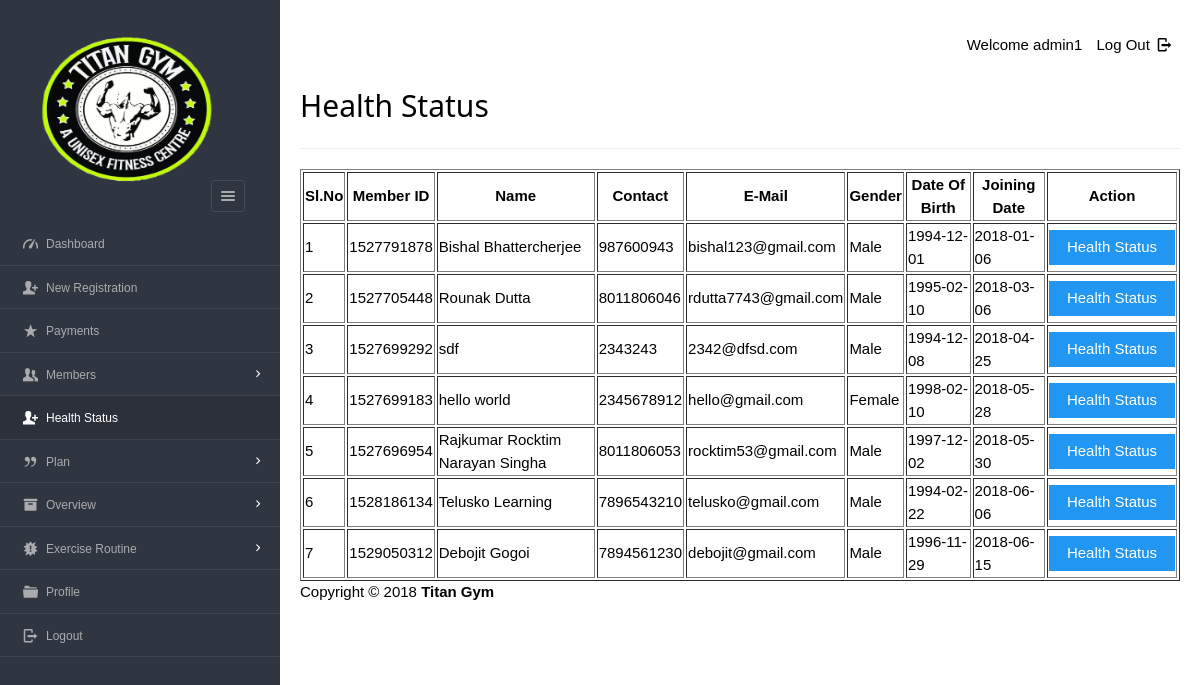
Page /Files/dashboard/admin/new_health_status.php (signed in) on the earlier database version.
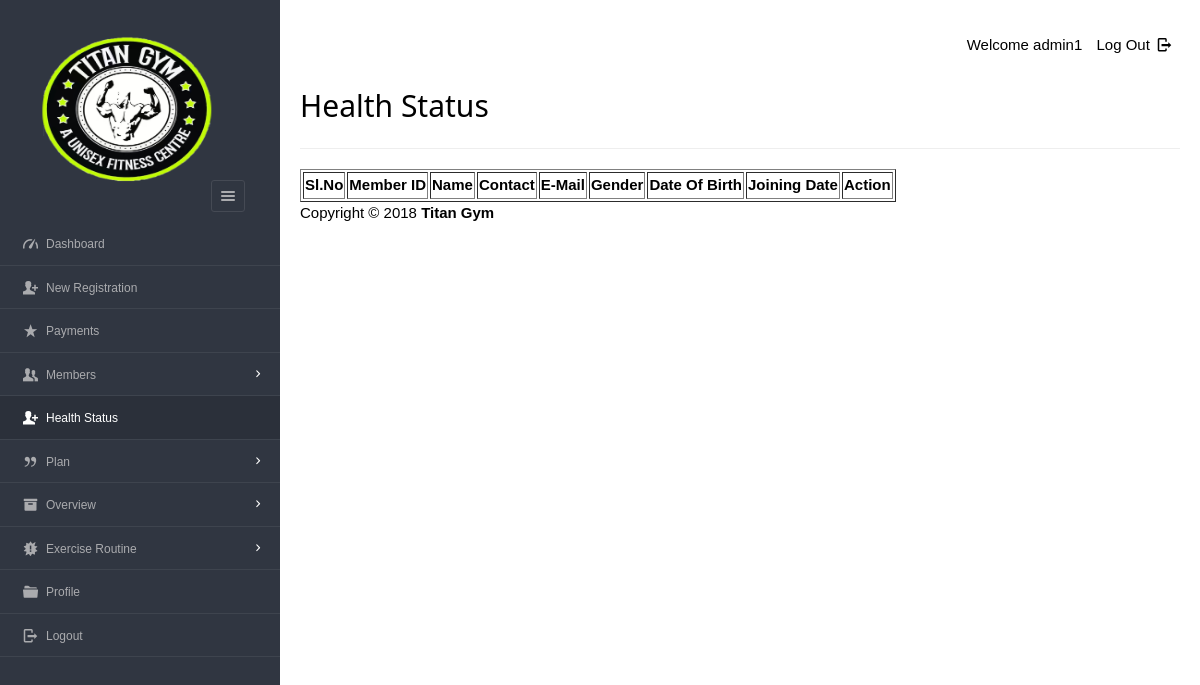
Same page on the later database version.
### tables this page shows
CREATE TABLE `enrolls_to`  (
  `et_id` int(5) NOT NULL AUTO_INCREMENT,
  `pid` varchar(8) NOT NULL,
  `uid` varchar(20) NOT NULL,
  `paid_date` varchar(15) NULL DEFAULT NULL,
  `expire` varchar(15) NULL DEFAULT NULL,
  `renewal` varchar(15) NULL DEFAULT NULL,
  PRIMARY KEY (`et_id`) USING BTREE,
  INDEX `user_ID`(`uid`) USING BTREE,
  INDEX `plan_ID_idx`(`pid`) USING BTREE,
  CONSTRAINT `plan_ID` FOREIGN KEY (`pid`) REFERENCES `plan` (`pid`) ON DELETE NO ACTION ON UPDATE NO ACTION,
  CONSTRAINT `user_ID` FOREIGN KEY (`uid`) REFERENCES `users` (`userid`) ON DELETE CASCADE ON UPDATE NO ACTION
);

CREATE TABLE `users`  (
  `userid` varchar(20) NOT NULL,
  `username` varchar(40) NOT NULL,
  `gender` varchar(8) NOT NULL,
  `mobile` varchar(20) NOT NULL,
  `email` varchar(20) NOT NULL,
  `dob` varchar(10) NOT NULL,
  `joining_date` varchar(10) NOT NULL,
  PRIMARY KEY (`userid`) USING BTREE,
  UNIQUE INDEX `email`(`email`) USING BTREE,
  INDEX `userid`(`userid`) USING BTREE
);

### Files/dashboard/admin/new_health_status.php (the view, shortened to what this page needs)
<?php
require '../../include/db_conn.php';
?>
<!DOCTYPE html>
<html lang="en">
<head>
  <link rel="stylesheet" href="../../css/style.css"  id="style-resource-5">
    <link rel="stylesheet" href="../../css/dashMain.css">
    <link rel="stylesheet" type="text/css" href="../../css/entypo.css">
	<link href="a1style.css" rel="stylesheet" type="text/css">
</head>
     <body class="page-body  page-fade" onload="collapseSidebar()">
    	<div class="page-container sidebar-collapsed" id="navbarcollapse">
		<div class="sidebar-menu">
			<header class="logo-env">
			<div class="logo">
				<a href="main.php">
					<img src="../../images/logo.png" alt="" width="192" height="80" />
				</a>
			</div>
					<div class="sidebar-collapse" onclick="collapseSidebar()">
				<a href="#" class="sidebar-collapse-icon with-animation">
					<i class="entypo-menu"></i>
				</a>
			</div>
			</header>
    		<?php include('nav.php'); ?>
    	</div>
    		<div class="main-content">
				<div class="row">
					<div class="col-md-6 col-sm-8 clearfix">
					</div>
					<div class="col-md-6 col-sm-4 clearfix hidden-xs">
						<ul class="list-inline links-list pull-right">
							<li>Welcome <?php echo $_SESSION['full_name']; ?>
							</li>
							<li>
								<a href="logout.php">
									Log Out <i class="entypo-logout right"></i>
								</a>
							</li>
						</ul>
					</div>
				</div>
		<h2>Health Status</h2>
		<hr />
		<table class="table table-bordered datatable" id="table-1" border=1>
			<thead>
				<tr><h2>
					<th>Sl.No</th>
					<th>Member ID</th>
					<th>Name</th>
					<th>Contact</th>
					<th>E-Mail</th>
					<th>Gender</th>
					<th>Date Of Birth</th>
					<th>Joining Date</th>
					<th>Action</th></h2>
				</tr>
			</thead>
				<tbody>
						<?php
							$query  = "select * from users ORDER BY joining_date";
							$result = mysqli_query($con, $query);
							$sno    = 1;
							if (mysqli_affected_rows($con) != 0) {
							    while ($row = mysqli_fetch_array($result, MYSQLI_ASSOC)) {
							        $uid   = $row['userid'];
							        $query1  = "select * from enrolls_to WHERE uid='$uid' AND renewal='yes'";
							        $result1 = mysqli_query($con, $query1);
							        if (mysqli_affected_rows($con) == 1) {
							            while ($row1 = mysqli_fetch_array($result1, MYSQLI_ASSOC)) {
							                echo "<tr><td>".$sno."</td>";
							                echo "<td>" . $row['userid'] . "</td>";
							                echo "<td>" . $row['username'] . "</td>";
							                echo "<td>" . $row['mobile'] . "</td>";
							                echo "<td>" . $row['email'] . "</td>";
							                echo "<td>" . $row['gender'] . "</td>";
							                echo "<td>" . $row['dob'] . "</td>";
							                echo "<td>" . $row['joining_date'] ."</td>";
							                $uname=$row['username'];
							       			$udob=$row['dob'];
							        		$ujoing=$row['joining_date'];
							        		$ugender=$row['gender'];
							                $sno++;
							                echo "<td><form action='health_status_entry.php' method='post'><input type='hidden' name='uid' value='" . $uid . "'/>
							                <input type='hidden' name='uname' value='" . $uname . "'/>
							                <input type='hidden' name='udob' value='" . $udob . "'/>
							                <input type='hidden' name='ujoin' value='" . $ujoing . "'/>
							                <input type='hidden' name='ugender' value='" . $ugender . "'/><input type='submit' class='a1-btn a1-blue' id='button1' value='Health Status' class='btn btn-info'/></form></td></tr>";
							            }
							        }
							    }
							}
						?>
					</tbody>
				</table>
			<?php include('footer.php'); ?>
    	</div>
    </body>
</html>

Differences in the rows shown:
removed enrolls_to: uid.userid "1527791878", uid.username "Bishal Bhattercherjee", uid.mobile "987600943", uid.email "bishal123@gmail.com", uid.gender "Male", uid.dob "1994-12-01", uid.joining_date "2018-01-06"
removed enrolls_to: uid.userid "1527705448", uid.username "Rounak Dutta", uid.mobile "8011806046", uid.email "rdutta7743@gmail.com", uid.gender "Male", uid.dob "1995-02-10", uid.joining_date "2018-03-06"
removed enrolls_to: uid.userid "1527699292", uid.username "sdf", uid.mobile "2343243", uid.email "2342@dfsd.com", uid.gender "Male", uid.dob "1994-12-08", uid.joining_date "2018-04-25"
removed enrolls_to: uid.userid "1527699183", uid.username "hello world", uid.mobile "2345678912", uid.email "hello@gmail.com", uid.gender "Female", uid.dob "1998-02-10", uid.joining_date "2018-05-28"
removed enrolls_to: uid.userid "1527696954", uid.username "Rajkumar Rocktim Narayan Singha", uid.mobile "8011806053", uid.email "rocktim53@gmail.com", uid.gender "Male", uid.dob "1997-12-02", uid.joining_date "2018-05-30"
removed enrolls_to: uid.userid "1528186134", uid.username "Telusko Learning", uid.mobile "7896543210", uid.email "telusko@gmail.com", uid.gender "Male", uid.dob "1994-02-22", uid.joining_date "2018-06-06"
removed enrolls_to: uid.userid "1529050312", uid.username "Debojit Gogoi", uid.mobile "7894561230", uid.email "debojit@gmail.com", uid.gender "Male", uid.dob "1996-11-29", uid.joining_date "2018-06-15"
